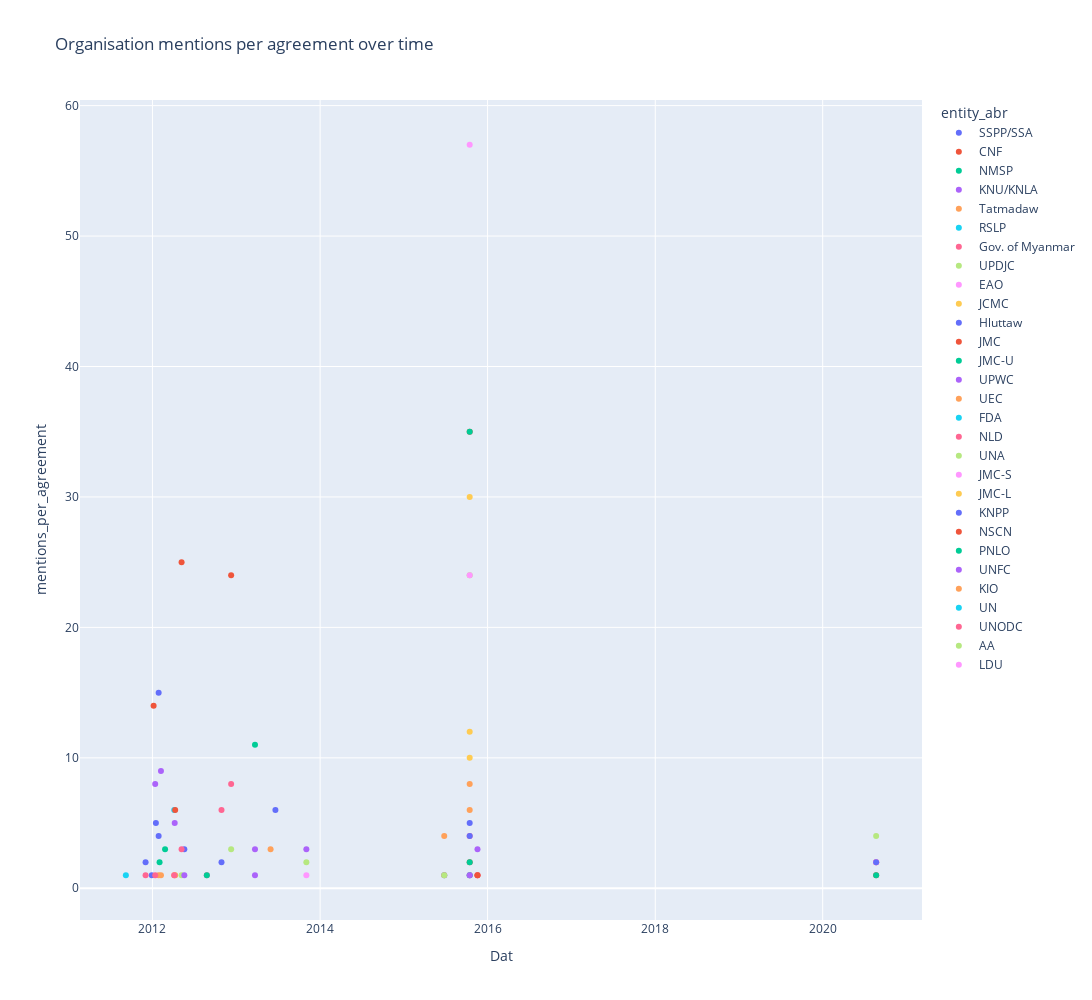

Source (notebook cell):
### Markdown cell above
Scatter graph of the mentions of organisations in the peace agreements per year:

### Code cell
fig1 = px.scatter(dated_orgs, x="Dat", y="mentions_per_agreement", color="entity_abr", title="Organisation mentions per agreement over time")
fig1.update_layout(
    autosize=False,
    width=1500,
    height=1000,)
fig1.show()

### Figure 1 — Plotly figure (JSON) as saved in the notebook; plotly's stock layout.template omitted (floating-point values rounded to 4 significant figures)
{"data": [{"hovertemplate": "entity_abr=SSPP/SSA<br>Dat=%{x}<br>mentions_per_agreement=%{y}<extra></extra>", "legendgroup": "SSPP/SSA", "marker": {"color": "#636efa", "symbol": "circle"}, "mode": "markers", "name": "SSPP/SSA", "orientation": "v", "showlegend": true, "type": "scatter", "x": ["2011-12-29", "2012-01-28", "2011-12-02", "2012-01-16", "2012-05-19", "2012-01-28", "2012-10-28"], "xaxis": "x", "y": [1, 4, 2, 5, 3, 15, 2], "yaxis": "y"}, {"hovertemplate": "entity_abr=CNF<br>Dat=%{x}<br>mentions_per_agreement=%{y}<extra></extra>", "legendgroup": "CNF", "marker": {"color": "#EF553B", "symbol": "circle"}, "mode": "markers", "name": "CNF", "orientation": "v", "showlegend": true, "type": "scatter", "x": ["2012-01-06", "2012-12-09", "2015-11-18", "2012-05-07"], "xaxis": "x", "y": [14, 24, 1, 25], "yaxis": "y"}, {"hovertemplate": "entity_abr=NMSP<br>Dat=%{x}<br>mentions_per_agreement=%{y}<extra></extra>", "legendgroup": "NMSP", "marker": {"color": "#00cc96", "symbol": "circle"}, "mode": "markers", "name": "NMSP", "orientation": "v", "showlegend": true, "type": "scatter", "x": ["2012-02-01", "2012-02-25"], "xaxis": "x", "y": [2, 3], "yaxis": "y"}, {"hovertemplate": "entity_abr=KNU/KNLA<br>Dat=%{x}<br>mentions_per_agreement=%{y}<extra></extra>", "legendgroup": "KNU/KNLA", "marker": {"color": "#ab63fa", "symbol": "circle"}, "mode": "markers", "name": "KNU/KNLA", "orientation": "v", "showlegend": true, "type": "scatter", "x": ["2012-02-07", "2015-11-18", "2012-01-13", "2012-04-07", "2013-11-02"], "xaxis": "x", "y": [9, 3, 8, 5, 3], "yaxis": "y"}, {"hovertemplate": "entity_abr=Tatmadaw<br>Dat=%{x}<br>mentions_per_agreement=%{y}<extra></extra>", "legendgroup": "Tatmadaw", "marker": {"color": "#FFA15A", "symbol": "circle"}, "mode": "markers", "name": "Tatmadaw", "orientation": "v", "showlegend": true, "type": "scatter", "x": ["2012-02-07", "2012-04-05", "2015-10-15", "2015-10-15", "2012-04-09", "2012-01-28", "2020-08-21"], "xaxis": "x", "y": [1, 1, 8, 6, 1, 1, 2], "yaxis": "y"}, {"hovertemplate": "entity_abr=RSLP<br>Dat=%{x}<br>mentions_per_agreement=%{y}<extra></extra>", "legendgroup": "RSLP", "marker": {"color": "#19d3f3", "symbol": "circle"}, "mode": "markers", "name": "RSLP", "orientation": "v", "showlegend": true, "type": "scatter", "x": ["2012-04-05"], "xaxis": "x", "y": [6], "yaxis": "y"}, {"hovertemplate": "entity_abr=Gov. of Myanmar<br>Dat=%{x}<br>mentions_per_agreement=%{y}<extra></extra>", "legendgroup": "Gov. of Myanmar", "marker": {"color": "#FF6692", "symbol": "circle"}, "mode": "markers", "name": "Gov. of Myanmar", "orientation": "v", "showlegend": true, "type": "scatter", "x": ["2012-04-05", "2012-12-09", "2015-10-15", "2015-11-18", "2012-05-07", "2012-01-13", "2011-12-02", "2012-08-25", "2020-08-21"], "xaxis": "x", "y": [1, 8, 4, 1, 3, 1, 1, 1, 2], "yaxis": "y"}, {"hovertemplate": "entity_abr=UPDJC<br>Dat=%{x}<br>mentions_per_agreement=%{y}<extra></extra>", "legendgroup": "UPDJC", "marker": {"color": "#B6E880", "symbol": "circle"}, "mode": "markers", "name": "UPDJC", "orientation": "v", "showlegend": true, "type": "scatter", "x": ["2012-12-09", "2015-10-15", "2015-10-15", "2012-05-07", "2020-08-21"], "xaxis": "x", "y": [3, 1, 24, 1, 4], "yaxis": "y"}, {"hovertemplate": "entity_abr=EAO<br>Dat=%{x}<br>mentions_per_agreement=%{y}<extra></extra>", "legendgroup": "EAO", "marker": {"color": "#FF97FF", "symbol": "circle"}, "mode": "markers", "name": "EAO", "orientation": "v", "showlegend": true, "type": "scatter", "x": ["2015-10-15", "2015-10-15", "2015-10-15", "2020-08-21"], "xaxis": "x", "y": [24, 1, 1, 2], "yaxis": "y"}, {"hovertemplate": "entity_abr=JCMC<br>Dat=%{x}<br>mentions_per_agreement=%{y}<extra></extra>", "legendgroup": "JCMC", "marker": {"color": "#FECB52", "symbol": "circle"}, "mode": "markers", "name": "JCMC", "orientation": "v", "showlegend": true, "type": "scatter", "x": ["2015-10-15", "2015-10-15"], "xaxis": "x", "y": [12, 10], "yaxis": "y"}, {"hovertemplate": "entity_abr=Hluttaw<br>Dat=%{x}<br>mentions_per_agreement=%{y}<extra></extra>", "legendgroup": "Hluttaw", "marker": {"color": "#636efa", "symbol": "circle"}, "mode": "markers", "name": "Hluttaw", "orientation": "v", "showlegend": true, "type": "scatter", "x": ["2015-10-15", "2015-10-15", "2020-08-21"], "xaxis": "x", "y": [5, 4, 2], "yaxis": "y"}, {"hovertemplate": "entity_abr=JMC<br>Dat=%{x}<br>mentions_per_agreement=%{y}<extra></extra>", "legendgroup": "JMC", "marker": {"color": "#EF553B", "symbol": "circle"}, "mode": "markers", "name": "JMC", "orientation": "v", "showlegend": true, "type": "scatter", "x": ["2015-10-15", "2015-11-18", "2015-10-15", "2020-08-21"], "xaxis": "x", "y": [2, 1, 35, 1], "yaxis": "y"}, {"hovertemplate": "entity_abr=JMC-U<br>Dat=%{x}<br>mentions_per_agreement=%{y}<extra></extra>", "legendgroup": "JMC-U", "marker": {"color": "#00cc96", "symbol": "circle"}, "mode": "markers", "name": "JMC-U", "orientation": "v", "showlegend": true, "type": "scatter", "x": ["2015-10-15", "2015-10-15", "2015-10-15", "2020-08-21"], "xaxis": "x", "y": [1, 2, 35, 1], "yaxis": "y"}, {"hovertemplate": "entity_abr=UPWC<br>Dat=%{x}<br>mentions_per_agreement=%{y}<extra></extra>", "legendgroup": "UPWC", "marker": {"color": "#ab63fa", "symbol": "circle"}, "mode": "markers", "name": "UPWC", "orientation": "v", "showlegend": true, "type": "scatter", "x": ["2015-10-15", "2012-05-19", "2013-03-23"], "xaxis": "x", "y": [1, 1, 3], "yaxis": "y"}, {"hovertemplate": "entity_abr=UEC<br>Dat=%{x}<br>mentions_per_agreement=%{y}<extra></extra>", "legendgroup": "UEC", "marker": {"color": "#FFA15A", "symbol": "circle"}, "mode": "markers", "name": "UEC", "orientation": "v", "showlegend": true, "type": "scatter", "x": ["2015-06-26"], "xaxis": "x", "y": [4], "yaxis": "y"}, {"hovertemplate": "entity_abr=FDA<br>Dat=%{x}<br>mentions_per_agreement=%{y}<extra></extra>", "legendgroup": "FDA", "marker": {"color": "#19d3f3", "symbol": "circle"}, "mode": "markers", "name": "FDA", "orientation": "v", "showlegend": true, "type": "scatter", "x": ["2015-06-26"], "xaxis": "x", "y": [1], "yaxis": "y"}, {"hovertemplate": "entity_abr=NLD<br>Dat=%{x}<br>mentions_per_agreement=%{y}<extra></extra>", "legendgroup": "NLD", "marker": {"color": "#FF6692", "symbol": "circle"}, "mode": "markers", "name": "NLD", "orientation": "v", "showlegend": true, "type": "scatter", "x": ["2015-06-26"], "xaxis": "x", "y": [1], "yaxis": "y"}, {"hovertemplate": "entity_abr=UNA<br>Dat=%{x}<br>mentions_per_agreement=%{y}<extra></extra>", "legendgroup": "UNA", "marker": {"color": "#B6E880", "symbol": "circle"}, "mode": "markers", "name": "UNA", "orientation": "v", "showlegend": true, "type": "scatter", "x": ["2015-06-26"], "xaxis": "x", "y": [1], "yaxis": "y"}, {"hovertemplate": "entity_abr=JMC-S<br>Dat=%{x}<br>mentions_per_agreement=%{y}<extra></extra>", "legendgroup": "JMC-S", "marker": {"color": "#FF97FF", "symbol": "circle"}, "mode": "markers", "name": "JMC-S", "orientation": "v", "showlegend": true, "type": "scatter", "x": ["2015-10-15"], "xaxis": "x", "y": [57], "yaxis": "y"}, {"hovertemplate": "entity_abr=JMC-L<br>Dat=%{x}<br>mentions_per_agreement=%{y}<extra></extra>", "legendgroup": "JMC-L", "marker": {"color": "#FECB52", "symbol": "circle"}, "mode": "markers", "name": "JMC-L", "orientation": "v", "showlegend": true, "type": "scatter", "x": ["2015-10-15"], "xaxis": "x", "y": [30], "yaxis": "y"}, {"hovertemplate": "entity_abr=KNPP<br>Dat=%{x}<br>mentions_per_agreement=%{y}<extra></extra>", "legendgroup": "KNPP", "marker": {"color": "#636efa", "symbol": "circle"}, "mode": "markers", "name": "KNPP", "orientation": "v", "showlegend": true, "type": "scatter", "x": ["2013-06-20"], "xaxis": "x", "y": [6], "yaxis": "y"}, {"hovertemplate": "entity_abr=NSCN<br>Dat=%{x}<br>mentions_per_agreement=%{y}<extra></extra>", "legendgroup": "NSCN", "marker": {"color": "#EF553B", "symbol": "circle"}, "mode": "markers", "name": "NSCN", "orientation": "v", "showlegend": true, "type": "scatter", "x": ["2012-04-09"], "xaxis": "x", "y": [6], "yaxis": "y"}, {"hovertemplate": "entity_abr=PNLO<br>Dat=%{x}<br>mentions_per_agreement=%{y}<extra></extra>", "legendgroup": "PNLO", "marker": {"color": "#00cc96", "symbol": "circle"}, "mode": "markers", "name": "PNLO", "orientation": "v", "showlegend": true, "type": "scatter", "x": ["2012-08-25", "2013-03-23"], "xaxis": "x", "y": [1, 11], "yaxis": "y"}, {"hovertemplate": "entity_abr=UNFC<br>Dat=%{x}<br>mentions_per_agreement=%{y}<extra></extra>", "legendgroup": "UNFC", "marker": {"color": "#ab63fa", "symbol": "circle"}, "mode": "markers", "name": "UNFC", "orientation": "v", "showlegend": true, "type": "scatter", "x": ["2013-03-23"], "xaxis": "x", "y": [1], "yaxis": "y"}, {"hovertemplate": "entity_abr=KIO<br>Dat=%{x}<br>mentions_per_agreement=%{y}<extra></extra>", "legendgroup": "KIO", "marker": {"color": "#FFA15A", "symbol": "circle"}, "mode": "markers", "name": "KIO", "orientation": "v", "showlegend": true, "type": "scatter", "x": ["2013-05-30"], "xaxis": "x", "y": [3], "yaxis": "y"}, {"hovertemplate": "entity_abr=UN<br>Dat=%{x}<br>mentions_per_agreement=%{y}<extra></extra>", "legendgroup": "UN", "marker": {"color": "#19d3f3", "symbol": "circle"}, "mode": "markers", "name": "UN", "orientation": "v", "showlegend": true, "type": "scatter", "x": ["2011-09-07"], "xaxis": "x", "y": [1], "yaxis": "y"}, {"hovertemplate": "entity_abr=UNODC<br>Dat=%{x}<br>mentions_per_agreement=%{y}<extra></extra>", "legendgroup": "UNODC", "marker": {"color": "#FF6692", "symbol": "circle"}, "mode": "markers", "name": "UNODC", "orientation": "v", "showlegend": true, "type": "scatter", "x": ["2012-10-28"], "xaxis": "x", "y": [6], "yaxis": "y"}, {"hovertemplate": "entity_abr=AA<br>Dat=%{x}<br>mentions_per_agreement=%{y}<extra></extra>", "legendgroup": "AA", "marker": {"color": "#B6E880", "symbol": "circle"}, "mode": "markers", "name": "AA", "orientation": "v", "showlegend": true, "type": "scatter", "x": ["2013-11-02"], "xaxis": "x", "y": [2], "yaxis": "y"}, {"hovertemplate": "entity_abr=LDU<br>Dat=%{x}<br>mentions_per_agreement=%{y}<extra></extra>", "legendgroup": "LDU", "marker": {"color": "#FF97FF", "symbol": "circle"}, "mode": "markers", "name": "LDU", "orientation": "v", "showlegend": true, "type": "scatter", "x": ["2013-11-02"], "xaxis": "x", "y": [1], "yaxis": "y"}], "layout": {"autosize": false, "height": 1000, "legend": {"title": {"text": "entity_abr"}, "tracegroupgap": 0}, "title": {"text": "Organisation mentions per agreement over time"}, "width": 1500, "xaxis": {"anchor": "y", "autorange": true, "domain": [0, 1], "range": ["2011-02-24 22:08:19.3201", "2021-03-03 01:51:40.6799"], "title": {"text": "Dat"}, "type": "date"}, "yaxis": {"anchor": "x", "autorange": true, "domain": [0, 1], "range": [-2.431, 60.43], "title": {"text": "mentions_per_agreement"}, "type": "linear"}}}
